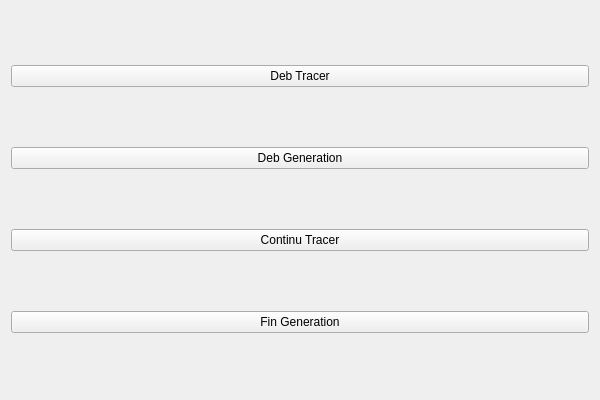
<?xml version="1.0" encoding="UTF-8"?>
<ui version="4.0">
 <class>SVGClass</class>
 <widget class="QWidget" name="SVGClass">
  <property name="geometry">
   <rect>
    <x>0</x>
    <y>0</y>
    <width>600</width>
    <height>400</height>
   </rect>
  </property>
  <property name="windowTitle">
   <string>SVG</string>
  </property>
  <layout class="QVBoxLayout" name="verticalLayout">
   <item>
    <widget class="QPushButton" name="pushDebTracer">
     <property name="text">
      <string>Deb Tracer</string>
     </property>
    </widget>
   </item>
   <item>
    <widget class="QPushButton" name="pushDebGeneration">
     <property name="text">
      <string>Deb Generation</string>
     </property>
    </widget>
   </item>
   <item>
    <widget class="QPushButton" name="pushContinuerTracer">
     <property name="text">
      <string>Continu Tracer</string>
     </property>
    </widget>
   </item>
   <item>
    <widget class="QPushButton" name="pushFinGeneration">
     <property name="text">
      <string>Fin Generation</string>
     </property>
    </widget>
   </item>
  </layout>
 </widget>
 <layoutdefault spacing="6" margin="11"/>
 <resources>
  <include location="svg.qrc"/>
 </resources>
 <connections/>
</ui>
